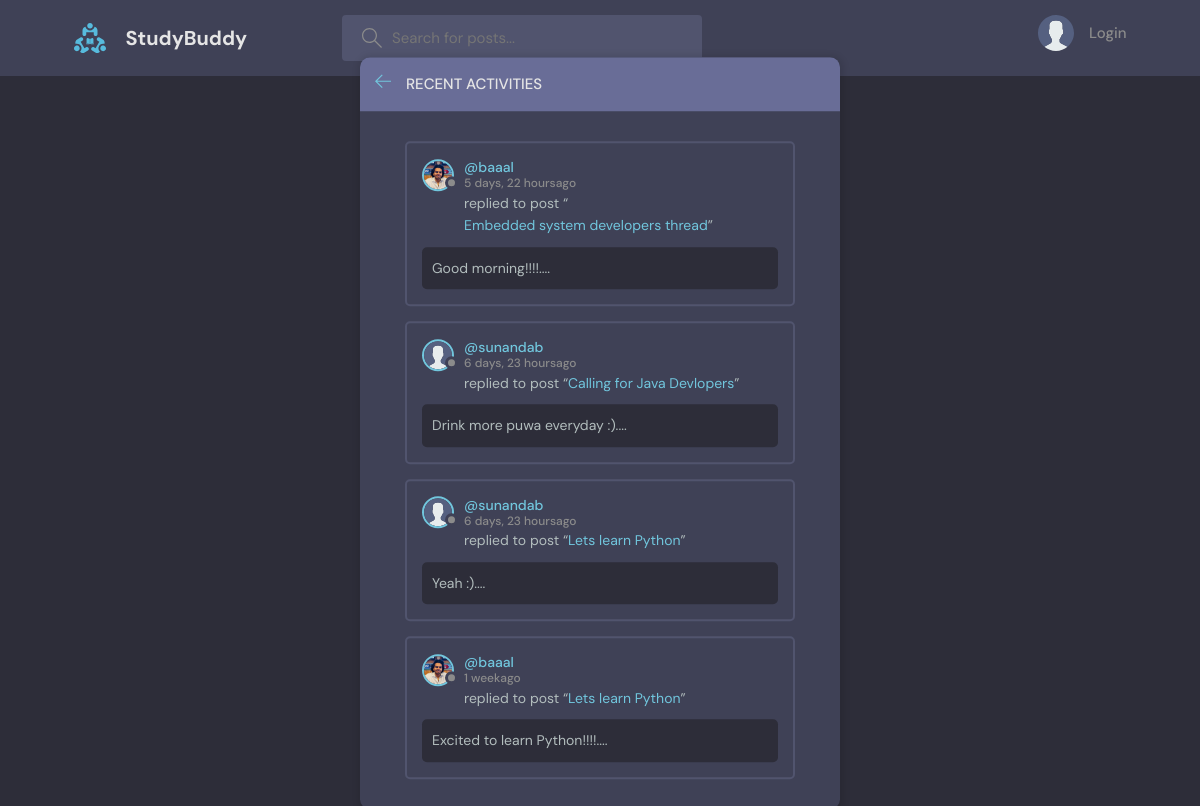
The page /activity/ on the database as committed earlier.
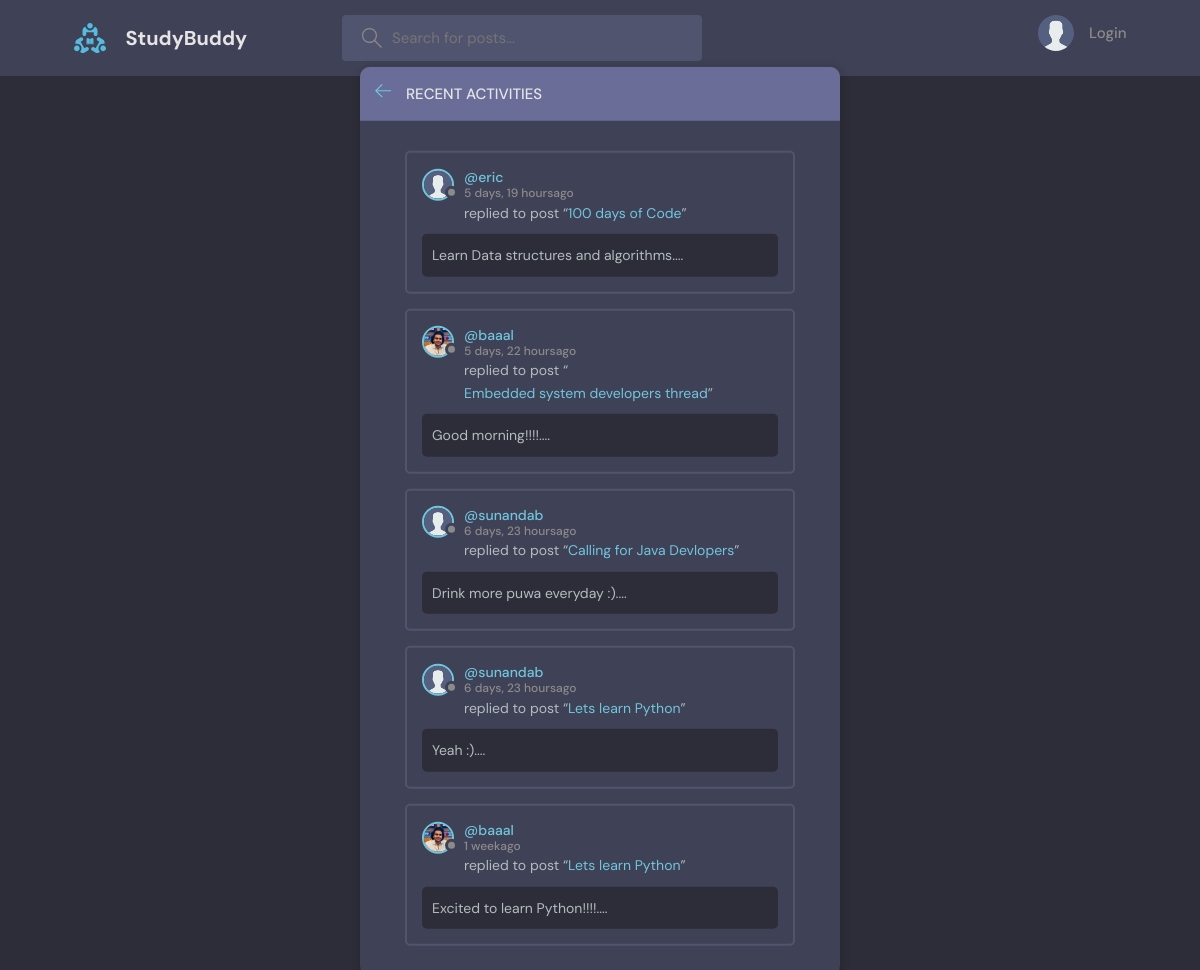
The same page on the database as committed later.
### base/models.py (models this page shows)
class Message(models.Model):
    user = models.ForeignKey(User, on_delete=models.CASCADE)
    room = models.ForeignKey(Room, on_delete=models.CASCADE)
    body = models.TextField()
    updated = models.DateField(auto_now=True)
    created = models.DateTimeField(auto_now_add=True)
    class Meta:
        ordering = ['-updated', '-created']
    def __str__(self):
        return self.body[0:50]

class User(AbstractUser):
    name = models.CharField(max_length=200,  null=True)
    email = models.EmailField(unique=True)
    bio = models.TextField(null = True)
    avatar = models.ImageField(null = True, default="avatar.svg")
    USERNAME_FIELD = 'email'
    REQUIRED_FIELDS = []

class Room(models.Model):
    host = models.ForeignKey(User, on_delete=models.SET_NULL, null=True)
    topic = models.ForeignKey(Topic, on_delete=models.SET_NULL, null=True)
    name = models.CharField(max_length=200)
    description = models.TextField(null = True, blank=True)
    participants = models.ManyToManyField(User, related_name='participants', blank=True)
    updated = models.DateTimeField(auto_now=True)
    created = models.DateTimeField(auto_now_add = True)
    class Meta:
        ordering = ['-updated', '-created']
    def __str__(self):
        return self.name

### base/views.py (the view)
# urls.py: path('activity/',views.activityPage, name='activity')
def activityPage(request):
    room_messages = Message.objects.all()
    return render(request, 'base/activity.html', {'room_messages':room_messages})

### base/templates/base/activity.html (shortened to what this page needs)
{% extends 'main.html' %}
{% block content%}
    <main class="layout">
      <div class="container">
        <div class="layout__box">
          <div class="layout__boxHeader">
            <div class="layout__boxTitle">
              <a href="{% url 'home' %}">
                <svg version="1.1" xmlns="http://www.w3.org/2000/svg" width="32" height="32" viewBox="0 0 32 32">
                  <title>arrow-left</title>
                  <path
                    d="M13.723 2.286l-13.723 13.714 13.719 13.714 1.616-1.611-10.96-10.96h27.625v-2.286h-27.625l10.965-10.965-1.616-1.607z"
                  ></path>
                </svg>
              </a>
              <h3>Recent Activities</h3>
            </div>
          </div>
          <div class="activities-page layout__body">
            {% for message in room_messages %}
            <div class="activities__box">
              <div class="activities__boxHeader roomListRoom__header">
                <a href="{% url 'user-profile' message.user.id %}" class="roomListRoom__author">
                  <div class="avatar avatar--small">
                    <img src="{{message.user.avatar.url}}" />
                  </div>
                  <p>
                    @{{message.user.username}}
                    <span>{{message.created|timesince}}ago</span>
                  </p>
                </a>
              </div>
              <div class="activities__boxContent">
                <p>replied to post “<a href="{% url 'room' message.room.id %}">{{message.room}}</a>”</p>
                <div class="activities__boxRoomContent">
                  {{message}}....
                </div>
              </div>
            </div>
            {% endfor %}
          </div>
        </div>
      </div>
    </main>
{% endblock content%}

Rows that differ between the two databases and show on the page:
added Message: user.avatar (placeholder picture), user.username "eric", created "5 days, 19 hours", room "100 days of Code", body "Learn Data structures and algorithms"
